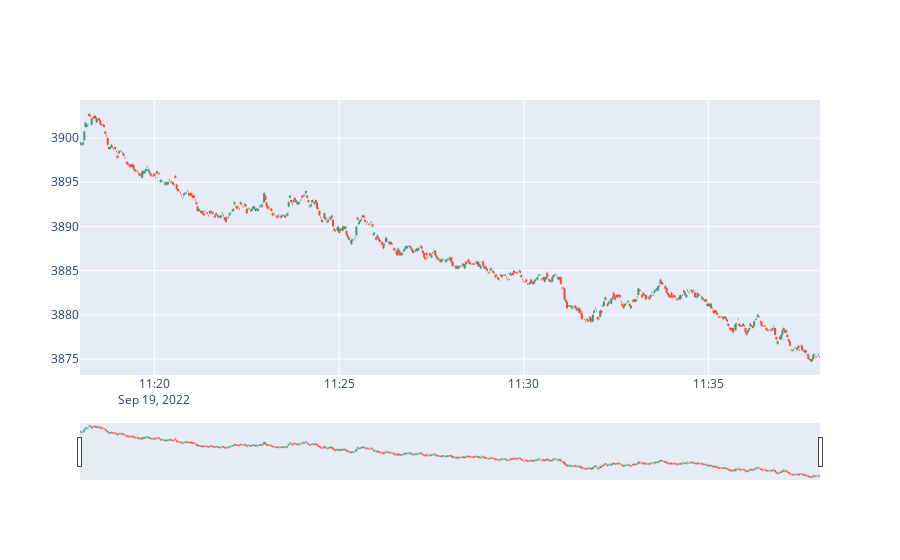

Write notebook code for a chart like this one.
### Code cell
# lr1_1min = pd.read_csv(r"2022-09-19_ES_2sec_LR.csv", index_col='Date')
# lr1_1min.index = pd.to_datetime(lr1_1min.index)
# lr1_1min.head()
# lr1_1min.shape
# lr1_1min['Close'].plot(figsize=(20,5) )
hovertext=[]
for i in range(len(lr1_1min['Open'])):
    hovertext.append('Open: '+str(lr1_1min['Open'][i])+'<br>Close: '+str(lr1_1min['Close'][i]))
    
fig = go.Figure(data= go.Ohlc(x= lr1_1min.index, open= lr1_1min['Open'], high= lr1_1min['High'],  
                low= lr1_1min['Low'], close= lr1_1min['Close'], text= hovertext, hoverinfo= 'text'))
fig.show()

### Figure 1 — Plotly figure (JSON) as saved in the notebook; plotly's stock layout.template omitted (floating-point values rounded to 4 significant figures; data arrays with more than 128 entries replaced by an {"elided": "..."} marker saying what was removed)
{"data": [{"close": {"elided": "601 float values"}, "high": {"elided": "601 float values"}, "hoverinfo": "text", "low": {"elided": "601 float values"}, "open": {"elided": "601 float values"}, "text": {"elided": "601 str values"}, "type": "ohlc", "x": {"elided": "601 str values"}}], "layout": {}}
